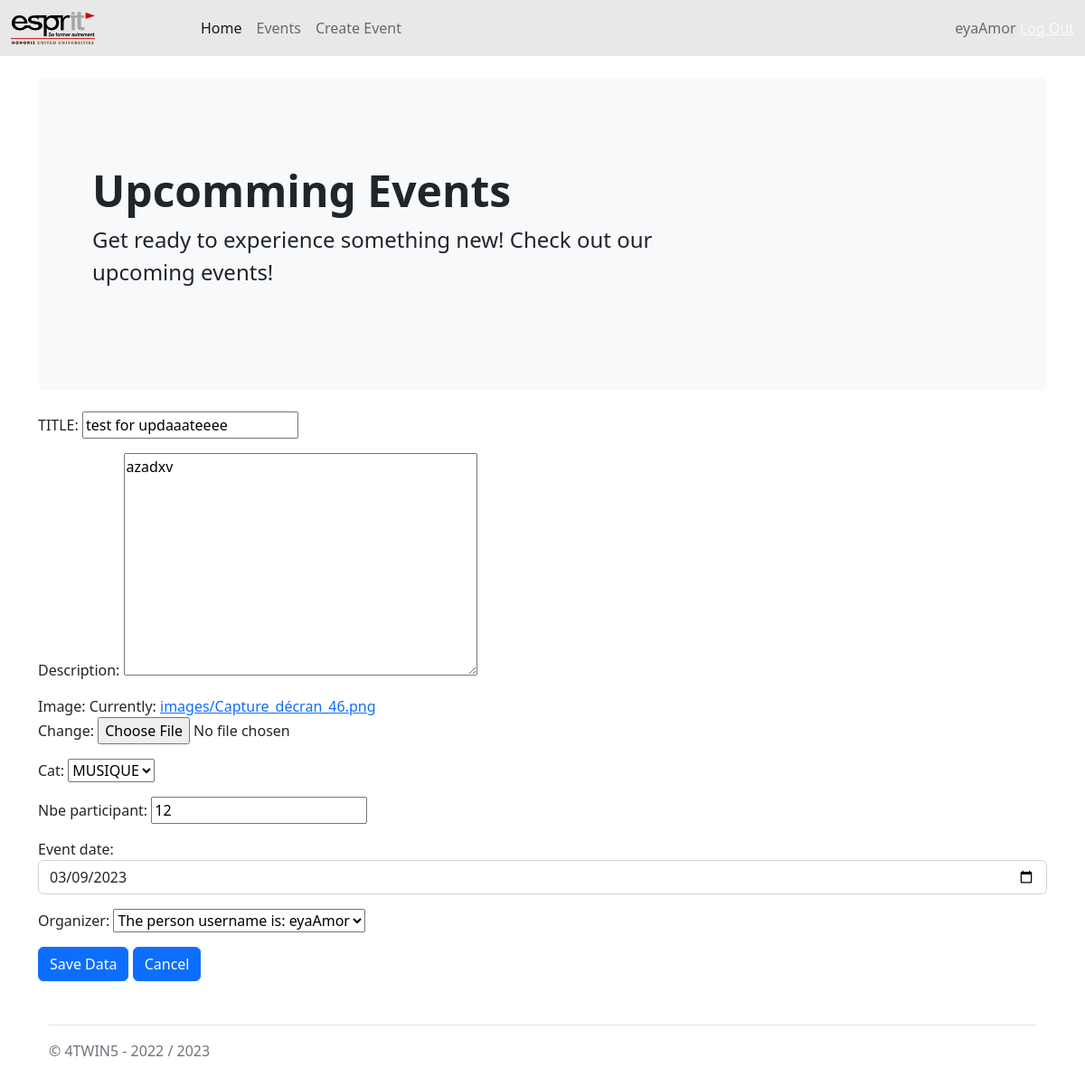
The app's page /events/eventsUpdateView/6 (signed in), older data.
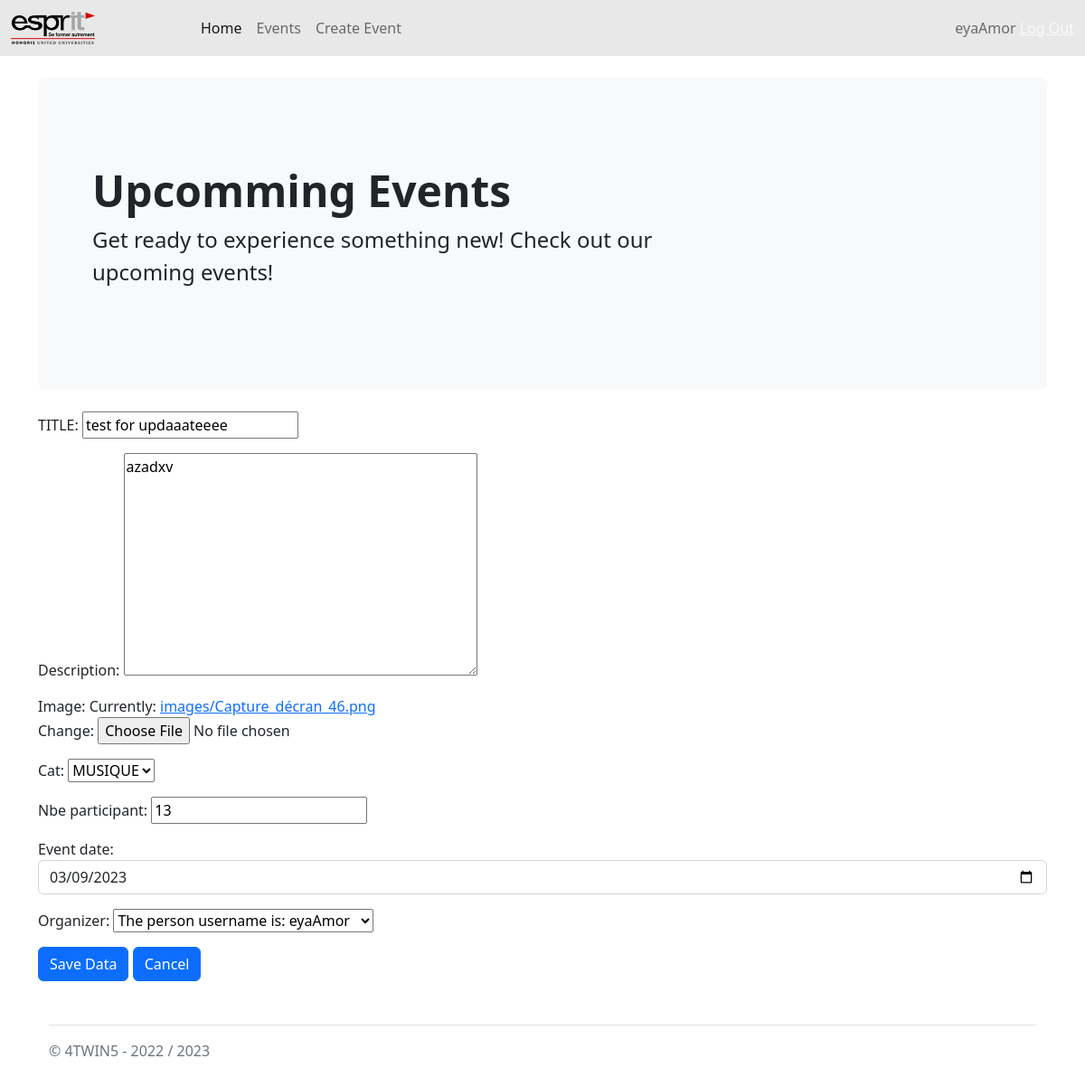
The same page, newer data.
### events/models.py (models this page shows, shortened)
class Event(models.Model):
    title = models.CharField('TITLE',max_length=255)
    description = models.TextField()
    image = models.ImageField(upload_to='images')
    CHOIX=(
        ('MUSIQUE','MUSIQUE'),
        ('CINEMA','CINEMA'),
        ('Sport','Sport')
    )
    category = models.CharField('cat', choices=CHOIX ,max_length=8)
    state = models.BooleanField(default=False)
    nbe_participant= models.IntegerField(default=0, validators=[MinValueValidator(limit_value=6)])
    evt_date=models.DateField()
    created_at = models.DateTimeField(auto_now_add=True)
    updated_at = models.DateTimeField(auto_now=True)
    organise= models.ForeignKey( Person, on_delete=models.CASCADE)
    participations = models.ManyToManyField(
        Person,
        related_name='participations',
        through='Participation'
    )
    class Meta:
        constraints=[
                models.CheckConstraint(
                check= models.Q(
                    evt_date__gte=date.today()
                ),
                name='the event date is invalid'
            ),
        ]

### events/views.py (the view)
# urls.py: path('eventsUpdateView/<int:pk>', UpdateEvent.as_view(), name= 'update_event_form'),
class UpdateEvent(LoginRequiredMixin,UpdateView):
    login_url="login" #nom du path
    model=Event
    template_name= "events/event_form.html"
    form_class= EventModelForm
    success_url= reverse_lazy('list_event_view')

### events/forms.py
class EventModelForm(forms.ModelForm):
    class Meta:
        model= Event
        fields= ['title','description' , 'image' , 'category' , 'nbe_participant' , 'evt_date' , 'organise']
    evt_date = forms.DateField(
        label= "Event date",
        widget= forms.DateInput(attrs={
            'type' : 'date',
            'class' : 'form-control date-input'
        })
    )
    organise= forms.ModelChoiceField(label="Organizer",queryset=Person.objects.all())

### users/models.py (called while the page is built)
    def __str__(self) :
        return f"The person username is: {self.username}"

### p1/templates/events/event_form.html (shortened to what this page needs)
{% extends 'base.html' %}
{% block content %}
<form method="POST" action="" enctype="multipart/form-data">
 {{form.as_p}}
 <input type="submit" value="Save Data" class="btn btn-primary" />
 <input type="reset" value="Cancel" class="btn btn-primary" />
{% endblock  %}

Row changes from the older to the newer data that the page shows:
changed Event "test for updaaateeee": nbe_participant "12" → "13"
